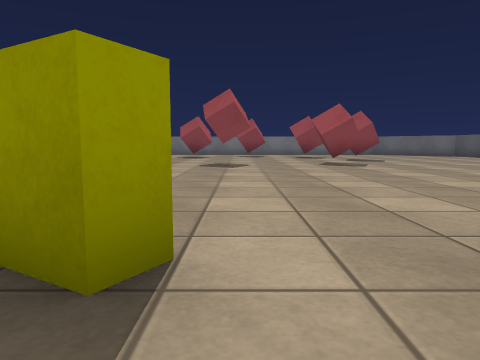
View 1 (above)

16 first-person views from a walk through a Unity game level. The camera is 0.59 m above the floor, tilts 6° down and sees 70° across. The floor is counted in squares, 1 m on a side. Each view is taken from the middle of a square. On the plan, view 1 faces up. The plan holds only what a view shows up to about 10 squares ahead; the rest is blank. The place goes on beyond the plan. Surface patterns are stand-ins for the level's own textures.

View 2
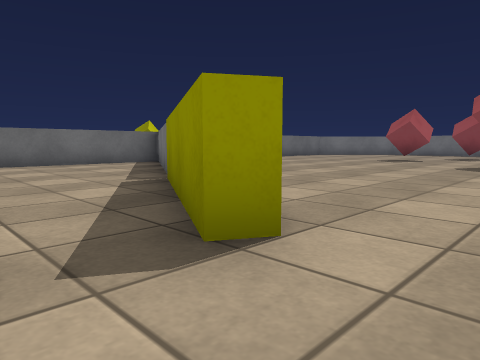

View 3
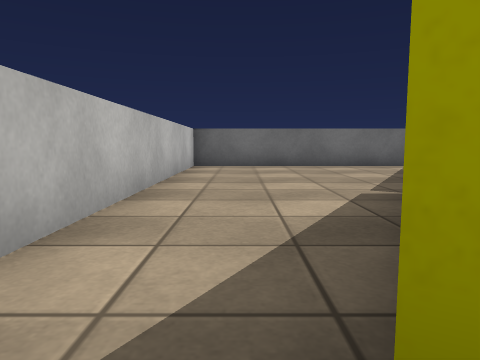

View 4
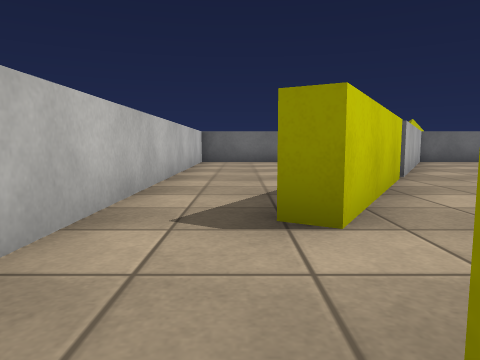

View 5
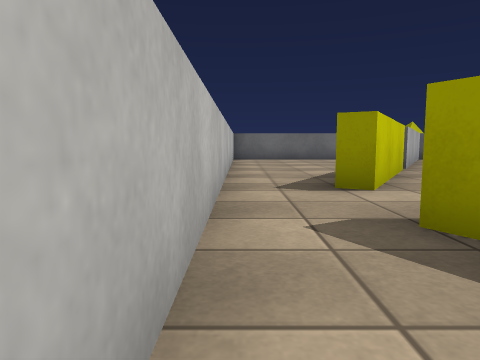

View 6
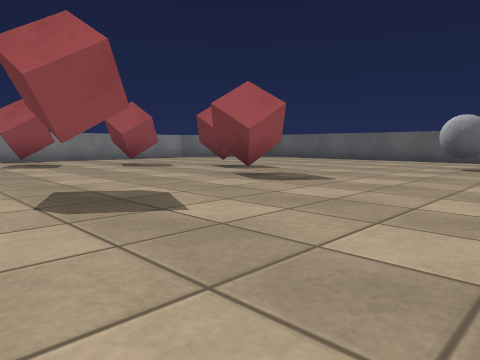

View 7
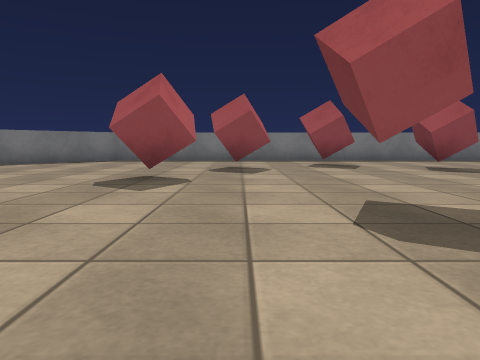

View 8
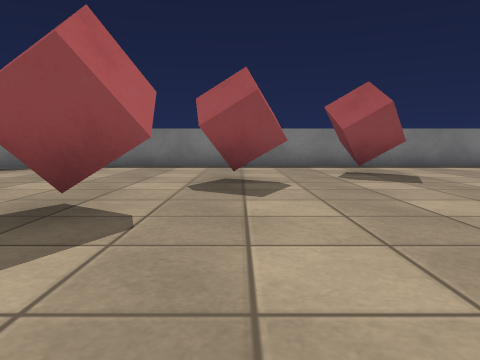

View 9
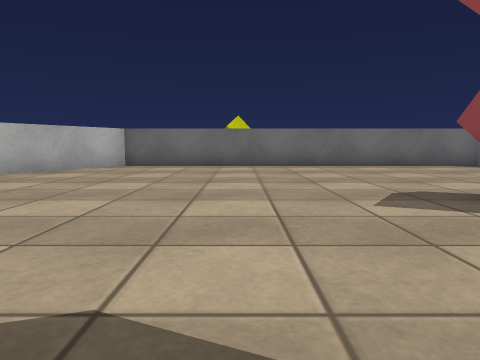

View 10
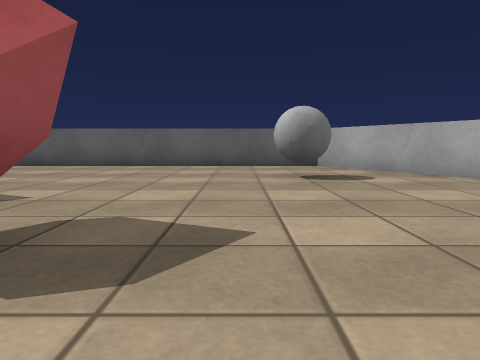

View 11
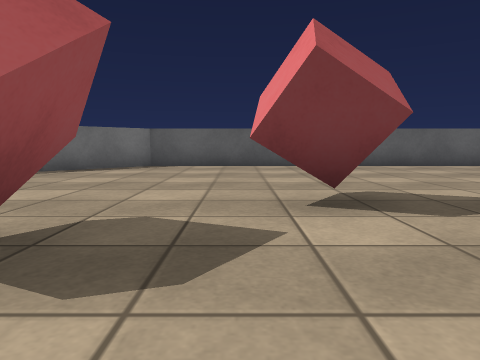

View 12
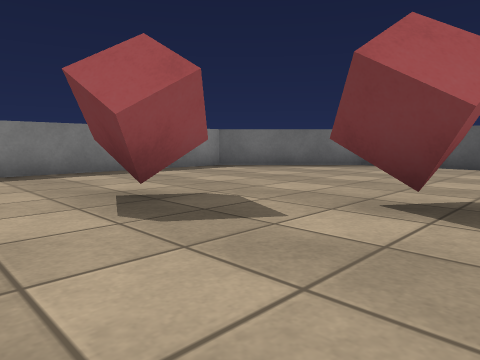

View 13
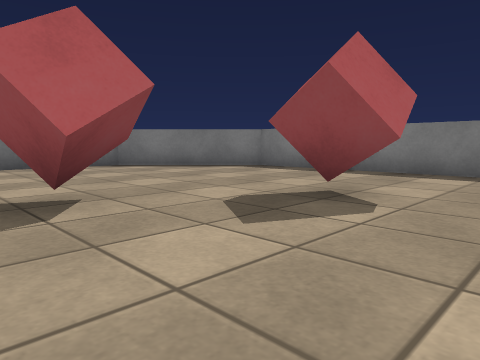

View 14
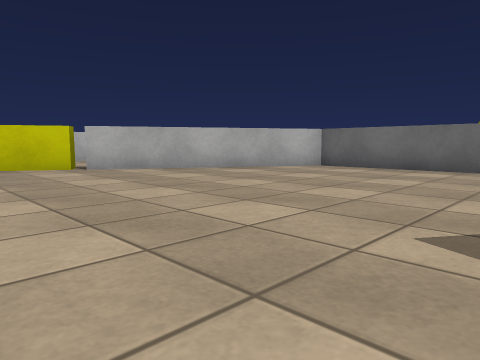

View 15
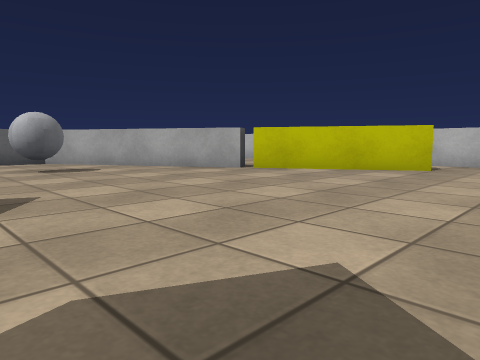

View 16
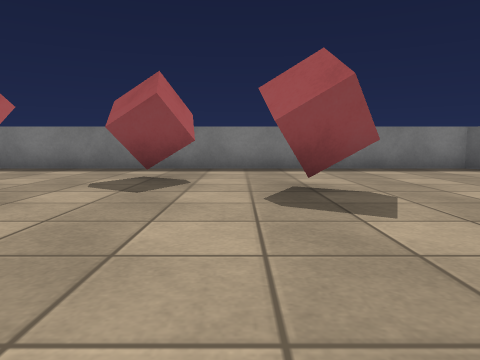

### Floor plan
Key: @ floor where view 1 was taken; # wall or solid block; . floor; O other object.
Columns run from 10 left of view 1 to 10 right of it. Each row starts with its distance up from view 1.
 19   ##################
 18  ##................##
 17 ##........OO........#
 16 #.......O....O......#
 15 #.......O....O......#
 14 #.....O.......O.....#
 13 #.....OO......OO....#
 12 #...................#
 11 #........OO..O......#
 10 #............O......#
  9 #...................#
  8 #................O..#
  7 ##..................#
  6 ####..............###
  5 #..###..........###
  4 #....##........##
  3 #.....###....###.
  2 #.......##..##
  1 #.............
  0 #.........@....
 -1 ###############

Where each view was taken, in squares from view 1:
view 1: 0 up, 0 right, facing up
view 2: 0 up, 1 right, facing up-left
view 3: 1 up, 0 right, facing left
view 4: 1 up, 2 right, facing left
view 5: 0 up, 4 right, facing left
view 6: 6 up, 2 left, facing up-right
view 7: 7 up, 2 left, facing up
view 8: 10 up, 2 left, facing up
view 9: 10 up, 0 right, facing left
view 10: 9 up, 1 right, facing right
view 11: 14 up, 1 right, facing right
view 12: 12 up, 1 right, facing up-right
view 13: 12 up, 0 right, facing up-left
view 14: 12 up, 1 left, facing down-left
view 15: 10 up, 1 left, facing down-right
view 16: 11 up, 2 right, facing up
